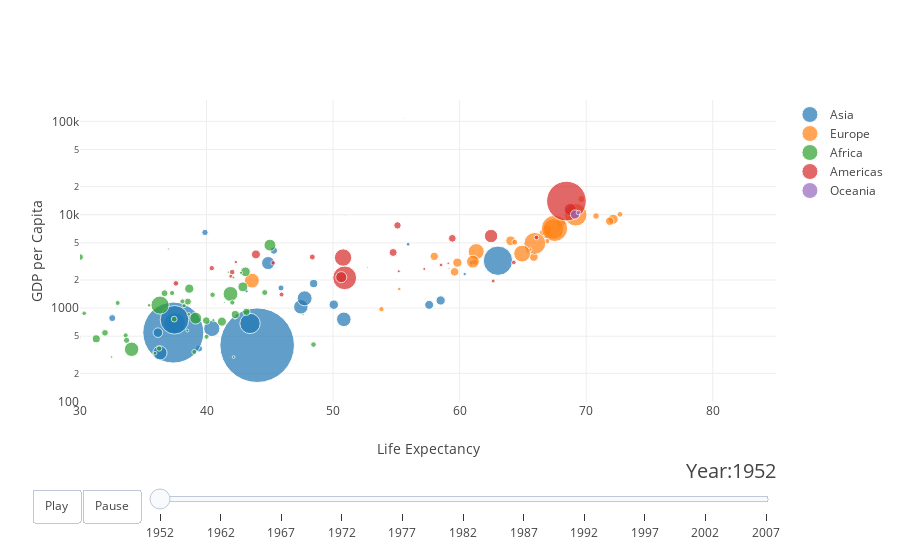

The notebook cell saved with this chart:
### Code cell
from plotly.offline import init_notebook_mode, iplot
from IPython.display import display, HTML

import pandas as pd

init_notebook_mode(connected=True)

url = 'https://raw.githubusercontent.com/plotly/datasets/master/gapminderDataFiveYear.csv'
dataset = pd.read_csv(url)

years = ['1952', '1962', '1967', '1972', '1977', '1982', '1987', '1992', '1997', '2002', '2007']
# make list of continents
continents = []
for continent in dataset['continent']:
    if continent not in continents:
        continents.append(continent)
# make figure
figure = {
    'data': [],
    'layout': {},
    'frames': []
}

# fill in most of layout
figure['layout']['xaxis'] = {'range': [30, 85], 'title': 'Life Expectancy'}
figure['layout']['yaxis'] = {'title': 'GDP per Capita', 'type': 'log'}
figure['layout']['hovermode'] = 'closest'
figure['layout']['sliders'] = {
    'args': [
        'transition', {
            'duration': 400,
            'easing': 'cubic-in-out'
        }
    ],
    'initialValue': '1952',
    'plotlycommand': 'animate',
    'values': years,
    'visible': True
}
figure['layout']['updatemenus'] = [
    {
        'buttons': [
            {
                'args': [None, {'frame': {'duration': 500, 'redraw': False},
                         'fromcurrent': True, 'transition': {'duration': 300, 'easing': 'quadratic-in-out'}}],
                'label': 'Play',
                'method': 'animate'
            },
            {
                'args': [[None], {'frame': {'duration': 0, 'redraw': False}, 'mode': 'immediate',
                'transition': {'duration': 0}}],
                'label': 'Pause',
                'method': 'animate'
            }
        ],
        'direction': 'left',
        'pad': {'r': 10, 't': 87},
        'showactive': False,
        'type': 'buttons',
        'x': 0.1,
        'xanchor': 'right',
        'y': 0,
        'yanchor': 'top'
    }
]

sliders_dict = {
    'active': 0,
    'yanchor': 'top',
    'xanchor': 'left',
    'currentvalue': {
        'font': {'size': 20},
        'prefix': 'Year:',
        'visible': True,
        'xanchor': 'right'
    },
    'transition': {'duration': 300, 'easing': 'cubic-in-out'},
    'pad': {'b': 10, 't': 50},
    'len': 0.9,
    'x': 0.1,
    'y': 0,
    'steps': []
}

# make data
year = 1952
for continent in continents:
    dataset_by_year = dataset[dataset['year'] == year]
    dataset_by_year_and_cont = dataset_by_year[dataset_by_year['continent'] == continent]

    data_dict = {
        'x': list(dataset_by_year_and_cont['lifeExp']),
        'y': list(dataset_by_year_and_cont['gdpPercap']),
        'mode': 'markers',
        'text': list(dataset_by_year_and_cont['country']),
        'marker': {
            'sizemode': 'area',
            'sizeref': 200000,
            'size': list(dataset_by_year_and_cont['pop'])
        },
        'name': continent
    }
    figure['data'].append(data_dict)
    
# make frames
for year in years:
    frame = {'data': [], 'name': str(year)}
    for continent in continents:
        dataset_by_year = dataset[dataset['year'] == int(year)]
        dataset_by_year_and_cont = dataset_by_year[dataset_by_year['continent'] == continent]

        data_dict = {
            'x': list(dataset_by_year_and_cont['lifeExp']),
            'y': list(dataset_by_year_and_cont['gdpPercap']),
            'mode': 'markers',
            'text': list(dataset_by_year_and_cont['country']),
            'marker': {
                'sizemode': 'area',
                'sizeref': 200000,
                'size': list(dataset_by_year_and_cont['pop'])
            },
            'name': continent
        }
        print('\n', data_dict)
        frame['data'].append(data_dict)

    figure['frames'].append(frame)
    slider_step = {'args': [
        [year],
        {'frame': {'duration': 300, 'redraw': False},
         'mode': 'immediate',
       'transition': {'duration': 300}}
     ],
     'label': year,
     'method': 'animate'}
    sliders_dict['steps'].append(slider_step)

    
figure['layout']['sliders'] = [sliders_dict]

iplot(figure)

### Figure 1 — Plotly figure (JSON) as saved in the notebook; plotly's stock layout.template omitted (floating-point values rounded to 4 significant figures)
{"data": [{"marker": {"size": [8425333, 120447, 46886859, 4693836, 556263528, 2125900, 372000000, 82052000, 17272000, 5441766, 1620914, 86459025, 607914, 8865488, 20947571, 160000, 1439529, 6748378, 800663, 20092996, 9182536, 507833, 41346560, 22438691, 4005677, 1127000, 7982342, 3661549, 8550362, 21289402, 26246839, 1030585, 4963829], "sizemode": "area", "sizeref": 200000}, "mode": "markers", "name": "Asia", "text": ["Afghanistan", "Bahrain", "Bangladesh", "Cambodia", "China", "Hong Kong, China", "India", "Indonesia", "Iran", "Iraq", "Israel", "Japan", "Jordan", "Korea, Dem. Rep.", "Korea, Rep.", "Kuwait", "Lebanon", "Malaysia", "Mongolia", "Myanmar", "Nepal", "Oman", "Pakistan", "Philippines", "Saudi Arabia", "Singapore", "Sri Lanka", "Syria", "Taiwan", "Thailand", "Vietnam", "West Bank and Gaza", "Yemen, Rep."], "type": "scatter", "uid": "f6d4f34a-517a-11e9-b20d-5cf37071266d", "x": [28.8, 50.94, 37.48, 39.42, 44, 60.96, 37.37, 37.47, 44.87, 45.32, 65.39, 63.03, 43.16, 50.06, 47.45, 55.56, 55.93, 48.46, 42.24, 36.32, 36.16, 37.58, 43.44, 47.75, 39.88, 60.4, 57.59, 45.88, 58.5, 50.85, 40.41, 43.16, 32.55], "y": [779.4, 9867.0, 684.2, 368.5, 400.4, 3054.0, 546.6, 749.7, 3035.0, 4130.0, 4087.0, 3217.0, 1547.0, 1088.0, 1031.0, 108400.0, 4835.0, 1831.0, 786.6, 331, 545.9, 1828.0, 684.6, 1273.0, 6460.0, 2315.0, 1084.0, 1643.0, 1207.0, 757.8, 605.1, 1516.0, 781.7]}, {"marker": {"size": [1282697, 6927772, 8730405, 2791000, 7274900, 3882229, 9125183, 4334000, 4090500, 42459667, 69145952, 7733250, 9504000, 147962, 2952156, 47666000, 413834, 10381988, 3327728, 25730551, 8526050, 16630000, 6860147, 3558137, 1489518, 28549870, 7124673, 4815000, 22235677, 50430000], "sizemode": "area", "sizeref": 200000}, "mode": "markers", "name": "Europe", "text": ["Albania", "Austria", "Belgium", "Bosnia and Herzegovina", "Bulgaria", "Croatia", "Czech Republic", "Denmark", "Finland", "France", "Germany", "Greece", "Hungary", "Iceland", "Ireland", "Italy", "Montenegro", "Netherlands", "Norway", "Poland", "Portugal", "Romania", "Serbia", "Slovak Republic", "Slovenia", "Spain", "Sweden", "Switzerland", "Turkey", "United Kingdom"], "type": "scatter", "uid": "f6d4f34b-517a-11e9-9e50-5cf37071266d", "x": [55.23, 66.8, 68, 53.82, 59.6, 61.21, 66.87, 70.78, 66.55, 67.41, 67.5, 65.86, 64.03, 72.49, 66.91, 65.94, 59.16, 72.13, 72.67, 61.31, 59.82, 61.05, 58.0, 64.36, 65.57, 64.94, 71.86, 69.62, 43.59, 69.18], "y": [1601.0, 6137.0, 8343.0, 973.5, 2444.0, 3119.0, 6876.0, 9692.0, 6425.0, 7030.0, 7144.0, 3531.0, 5264.0, 7268.0, 5210.0, 4931.0, 2648.0, 8942.0, 10100.0, 4029.0, 3068.0, 3145.0, 3581.0, 5075.0, 4215.0, 3834.0, 8528.0, 14730.0, 1969.0, 9980.0]}, {"marker": {"size": [9279525, 4232095, 1738315, 442308, 4469979, 2445618, 5009067, 1291695, 2682462, 153936, 14100005, 854885, 2977019, 63149, 22223309, 216964, 1438760, 20860941, 420702, 284320, 5581001, 2664249, 580653, 6464046, 748747, 863308, 1019729, 4762912, 2917802, 3838168, 1022556, 516556, 9939217, 6446316, 485831, 3379468, 33119096, 257700, 2534927, 60011, 2755589, 2143249, 2526994, 14264935, 8504667, 290243, 8322925, 1219113, 3647735, 5824797, 2672000, 3080907], "sizemode": "area", "sizeref": 200000}, "mode": "markers", "name": "Africa", "text": ["Algeria", "Angola", "Benin", "Botswana", "Burkina Faso", "Burundi", "Cameroon", "Central African Republic", "Chad", "Comoros", "Congo, Dem. Rep.", "Congo, Rep.", "Cote d'Ivoire", "Djibouti", "Egypt", "Equatorial Guinea", "Eritrea", "Ethiopia", "Gabon", "Gambia", "Ghana", "Guinea", "Guinea-Bissau", "Kenya", "Lesotho", "Liberia", "Libya", "Madagascar", "Malawi", "Mali", "Mauritania", "Mauritius", "Morocco", "Mozambique", "Namibia", "Niger", "Nigeria", "Reunion", "Rwanda", "Sao Tome and Principe", "Senegal", "Sierra Leone", "Somalia", "South Africa", "Sudan", "Swaziland", "Tanzania", "Togo", "Tunisia", "Uganda", "Zambia", "Zimbabwe"], "type": "scatter", "uid": "f6d4f34c-517a-11e9-906f-5cf37071266d", "x": [43.08, 30.02, 38.22, 47.62, 31.98, 39.03, 38.52, 35.46, 38.09, 40.72, 39.14, 42.11, 40.48, 34.81, 41.89, 34.48, 35.93, 34.08, 37.0, 30, 43.15, 33.61, 32.5, 42.27, 42.14, 38.48, 42.72, 36.68, 36.26, 33.69, 40.54, 50.99, 42.87, 31.29, 41.73, 37.44, 36.32, 52.72, 40, 46.47, 37.28, 30.33, 32.98, 45.01, 38.63, 41.41, 41.22, 38.6, 44.6, 39.98, 42.04, 48.45], "y": [2449.0, 3521.0, 1063.0, 851.2, 543.3, 339.3, 1173.0, 1071.0, 1179.0, 1103.0, 780.5, 2126.0, 1389.0, 2670.0, 1419.0, 375.6, 328.9, 362.1, 4293.0, 485.2, 911.3, 510.2, 299.9, 853.5, 298.8, 575.6, 2388.0, 1443.0, 369.2, 452.3, 743.1, 1968.0, 1688.0, 468.5, 2424.0, 761.9, 1077.0, 2719.0, 493.3, 879.6, 1450.0, 879.8, 1136.0, 4725.0, 1616.0, 1148.0, 716.7, 859.8, 1468.0, 734.8, 1147.0, 406.9]}, {"marker": {"size": [17876956, 2883315, 56602560, 14785584, 6377619, 12350771, 926317, 6007797, 2491346, 3548753, 2042865, 3146381, 3201488, 1517453, 1426095, 30144317, 1165790, 940080, 1555876, 8025700, 2227000, 662850, 157553000, 2252965, 5439568], "sizemode": "area", "sizeref": 200000}, "mode": "markers", "name": "Americas", "text": ["Argentina", "Bolivia", "Brazil", "Canada", "Chile", "Colombia", "Costa Rica", "Cuba", "Dominican Republic", "Ecuador", "El Salvador", "Guatemala", "Haiti", "Honduras", "Jamaica", "Mexico", "Nicaragua", "Panama", "Paraguay", "Peru", "Puerto Rico", "Trinidad and Tobago", "United States", "Uruguay", "Venezuela"], "type": "scatter", "uid": "f6d4f34d-517a-11e9-bec3-5cf37071266d", "x": [62.48, 40.41, 50.92, 68.75, 54.74, 50.64, 57.21, 59.42, 45.93, 48.36, 45.26, 42.02, 37.58, 41.91, 58.53, 50.79, 42.31, 55.19, 62.65, 43.9, 64.28, 59.1, 68.44, 66.07, 55.09], "y": [5911.0, 2677.0, 2109.0, 11370.0, 3940.0, 2144.0, 2627.0, 5587.0, 1398.0, 3522.0, 3048.0, 2428.0, 1840.0, 2195.0, 2899.0, 3478.0, 3112.0, 2480.0, 1952.0, 3759.0, 3082.0, 3023.0, 13990.0, 5717.0, 7690.0]}, {"marker": {"size": [8691212, 1994794], "sizemode": "area", "sizeref": 200000}, "mode": "markers", "name": "Oceania", "text": ["Australia", "New Zealand"], "type": "scatter", "uid": "f6d4f34e-517a-11e9-a1ed-5cf37071266d", "x": [69.12, 69.39], "y": [10040.0, 10560.0]}], "layout": {"hovermode": "closest", "sliders": [{"active": 0, "currentvalue": {"font": {"size": 20}, "prefix": "Year:", "visible": true, "xanchor": "right"}, "len": 0.9, "pad": {"b": 10, "t": 50}, "steps": [{"args": [["1952"], {"frame": {"duration": 300, "redraw": false}, "mode": "immediate", "transition": {"duration": 300}}], "label": "1952", "method": "animate"}, {"args": [["1962"], {"frame": {"duration": 300, "redraw": false}, "mode": "immediate", "transition": {"duration": 300}}], "label": "1962", "method": "animate"}, {"args": [["1967"], {"frame": {"duration": 300, "redraw": false}, "mode": "immediate", "transition": {"duration": 300}}], "label": "1967", "method": "animate"}, {"args": [["1972"], {"frame": {"duration": 300, "redraw": false}, "mode": "immediate", "transition": {"duration": 300}}], "label": "1972", "method": "animate"}, {"args": [["1977"], {"frame": {"duration": 300, "redraw": false}, "mode": "immediate", "transition": {"duration": 300}}], "label": "1977", "method": "animate"}, {"args": [["1982"], {"frame": {"duration": 300, "redraw": false}, "mode": "immediate", "transition": {"duration": 300}}], "label": "1982", "method": "animate"}, {"args": [["1987"], {"frame": {"duration": 300, "redraw": false}, "mode": "immediate", "transition": {"duration": 300}}], "label": "1987", "method": "animate"}, {"args": [["1992"], {"frame": {"duration": 300, "redraw": false}, "mode": "immediate", "transition": {"duration": 300}}], "label": "1992", "method": "animate"}, {"args": [["1997"], {"frame": {"duration": 300, "redraw": false}, "mode": "immediate", "transition": {"duration": 300}}], "label": "1997", "method": "animate"}, {"args": [["2002"], {"frame": {"duration": 300, "redraw": false}, "mode": "immediate", "transition": {"duration": 300}}], "label": "2002", "method": "animate"}, {"args": [["2007"], {"frame": {"duration": 300, "redraw": false}, "mode": "immediate", "transition": {"duration": 300}}], "label": "2007", "method": "animate"}], "transition": {"duration": 300, "easing": "cubic-in-out"}, "x": 0.1, "xanchor": "left", "y": 0, "yanchor": "top"}], "updatemenus": [{"buttons": [{"args": [null, {"frame": {"duration": 500, "redraw": false}, "fromcurrent": true, "transition": {"duration": 300, "easing": "quadratic-in-out"}}], "label": "Play", "method": "animate"}, {"args": [[null], {"frame": {"duration": 0, "redraw": false}, "mode": "immediate", "transition": {"duration": 0}}], "label": "Pause", "method": "animate"}], "direction": "left", "pad": {"r": 10, "t": 87}, "showactive": false, "type": "buttons", "x": 0.1, "xanchor": "right", "y": 0, "yanchor": "top"}], "xaxis": {"range": [30, 85], "title": "Life Expectancy"}, "yaxis": {"title": "GDP per Capita", "type": "log"}}}
